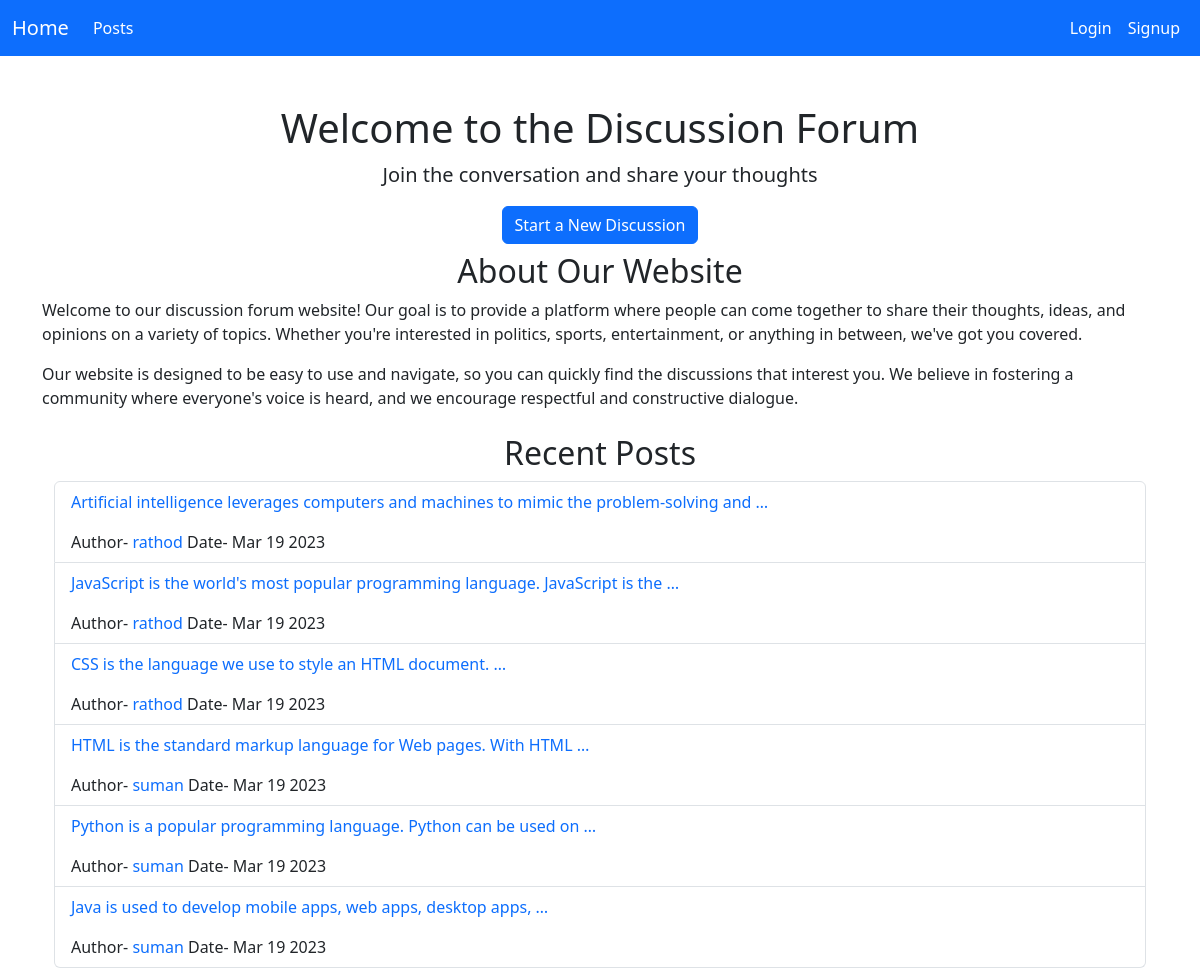
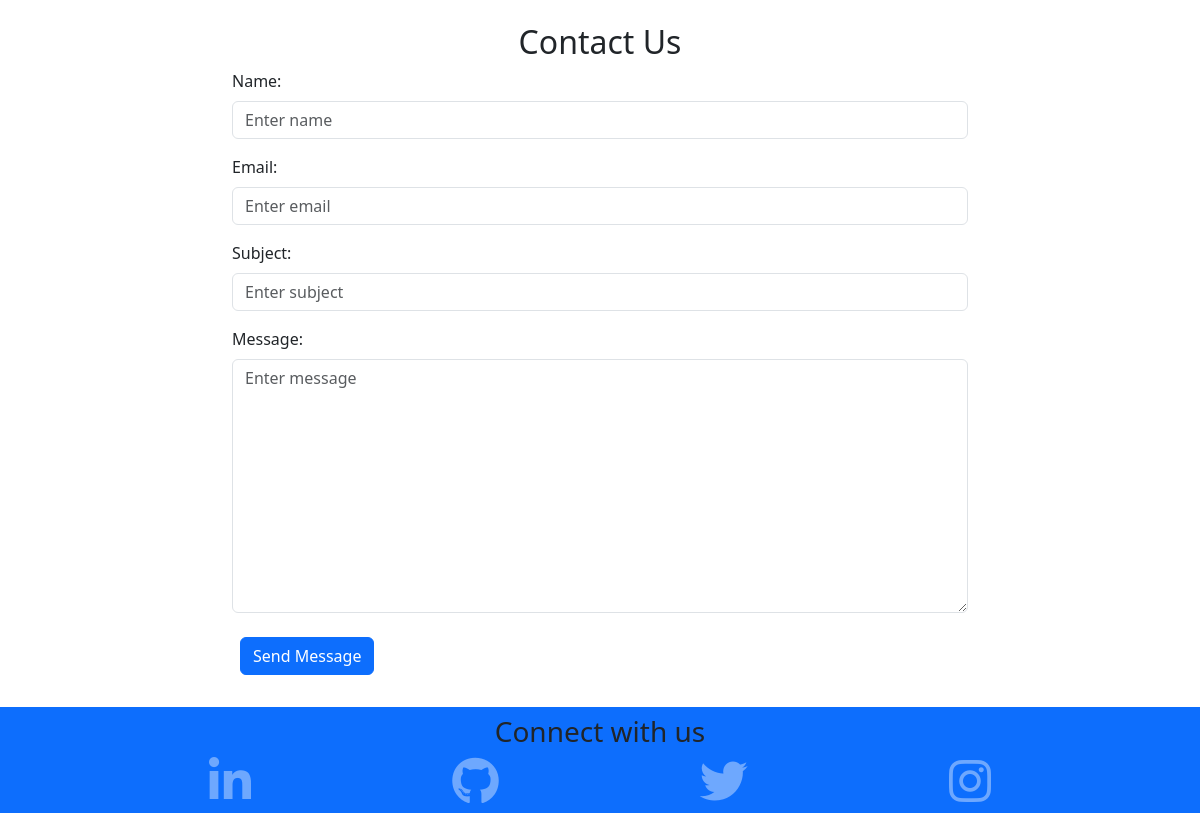
The page / on the database its author committed (2 pictures, top to bottom).
### discussion/models.py (models this page shows, shortened)
class Post(models.Model):
    title = models.CharField(max_length=255)
    url = models.URLField(default=None)
    description = models.TextField()
    image = models.ImageField(upload_to='images/', default=None)
    pub_date = models.DateTimeField(default=timezone.now)
    author = models.ForeignKey(User, on_delete=models.CASCADE)
    votes = models.IntegerField(default=1)
    def pub_date_pretty(self):
        return self.pub_date.strftime('%b %e %Y')

### forum/views.py (the view, shortened to what this page needs)
# urls.py: path('', views.home, name="home"),
def home(request):
    form = ContactForm()
    try:
        posts = Post.objects.order_by('-pub_date')[:6]
    except:
        pass
    return render(request, 'home.html', {'form': form, 'posts': posts})

### discussion/forms.py
class ContactForm(forms.ModelForm):
    class Meta:
        model = Contact
        fields = ['name', 'email', 'subject', 'message']
        widgets = {
            'name': forms.TextInput(attrs={'class': 'form-control my-2', 'placeholder': 'Enter name'},),
            'email': forms.EmailInput(attrs={'class': 'form-control my-2', 'placeholder': 'Enter email'},),
            'subject': forms.TextInput(attrs={'class': 'form-control my-2', 'placeholder': 'Enter subject'},),
            'message': forms.Textarea(attrs={'class': 'form-control my-2', 'placeholder': 'Enter message', },),
        }

### templates/home.html (shortened to what this page needs)
{% extends 'base.html' %}
{% block content %}
<div class="container">
  <div class="row mt-5">
    <div class="col-12 text-center">
      <h1>Welcome to the Discussion Forum</h1>
      <p class="lead">Join the conversation and share your thoughts</p>
      <a href="discussion" class="btn btn-primary">Start a New Discussion</a>
    </div>
    <div class="col-12 my-2">
      <h2 class="text-center">About Our Website</h2>
      <p class="text-wrap">Welcome to our discussion forum website! Our goal is to provide a platform where people can come together to share their thoughts, ideas, and opinions on a variety of topics. Whether you're interested in politics, sports, entertainment, or anything in between, we've got you covered.</p>
      <p class="text-wrap">Our website is designed to be easy to use and navigate, so you can quickly find the discussions that interest you. We believe in fostering a community where everyone's voice is heard, and we encourage respectful and constructive dialogue.</p>
    </div>
  </div>
  {% if posts %}
  <div class="container">
    <div class="col-12">
      <h2 class="text-center">Recent Posts</h2>
      <ul class="list-group">
        {% for post in posts %}
        <li class="list-group-item">
          <p class="text-wrap">
            <a class="text-decoration-none" href="{{post.url}}" target="_blank">{{post.title|truncatewords:11}}</a>
          </p>
          <span>
            Author- <a class="text-decoration-none" href="{% url 'discussion:userposts' post.author.id %}">{{ post.author.username }}</a>
          </span>
          <span>
            Date- {{ post.pub_date_pretty }}
          </span>
        </li>
        {% endfor %}
      </ul>
    </div>
  </div>
</div>
  {% endif %}
<section id="contact">
    <div class="container d-flex flex-wrap justify-content-center flex-column my-4">
      <div class="row center">
        <div class="col-lg-12 text-center">
          <h2>Contact Us</h2>
        </div>
      </div>
      <div class="row">
        <div class="col-lg-8 mx-auto">
          <form id="contact-form" method="POST" role="form">
            {{form.as_p}}
            <button type="submit" class="btn btn-primary btn-block m-2">Send Message</button>
          </form>
        </div>
      </div>
    </div>
</section>
{% endblock content %}

### rows shown on the page
Post: title "Artificial intelligence leverages computers and machines to mimic the problem-solving and …", author.username "rathod", pub_date_pretty "Mar 19 2023"
Post: title "JavaScript is the world's most popular programming language. JavaScript is the …", author.username "rathod", pub_date_pretty "Mar 19 2023"
Post: title "CSS is the language we use to style an HTML document. …", author.username "rathod", pub_date_pretty "Mar 19 2023"
Post: title "HTML is the standard markup language for Web pages. With HTML …", author.username "suman", pub_date_pretty "Mar 19 2023"
Post: title "Python is a popular programming language. Python can be used on …", author.username "suman", pub_date_pretty "Mar 19 2023"
Post: title "Java is used to develop mobile apps, web apps, desktop apps, …", author.username "suman", pub_date_pretty "Mar 19 2023"
